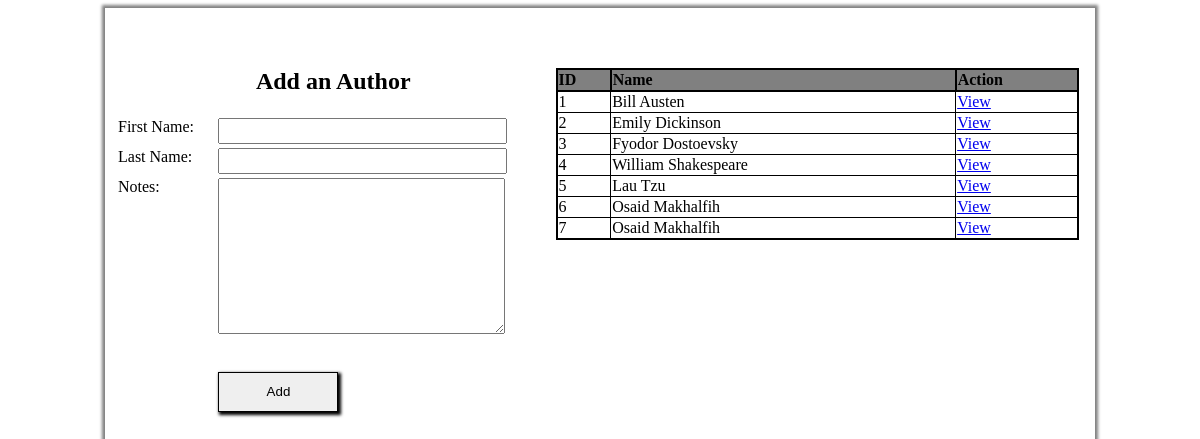
The app's page /authors with its own data.
### books_authors_app/models.py (models this page shows)
class Authors(models.Model):
    first_name = models.CharField(max_length = 255)
    last_name = models.CharField(max_length = 255)
    notes = models.TextField(null = True)
    books = models.ManyToManyField(Books, related_name="authors")
    created_at = models.DateTimeField(auto_now_add = True)
    updated_at = models.DateTimeField(auto_now= True)

### books_authors_app/views.py (the view)
# urls.py: path('authors', views.author),
def author(request):# displaying authors and adding an author
    context = {
        'all_authors': Authors.objects.all(),
        'all_books': Books.objects.all()
    }
    return render(request, 'authors.html',context)

### books_authors_app/templates/authors.html (shortened to what this page needs)
<!DOCTYPE html>
<html lang="en">
<head>
</head>
<body>
    <main>
        <section>
            <h2>Add an Author</h2>
            <form action="/addAuthors" method="POST">
                <table>
                    <tbody>
                        <tr>
                            <td><label for="first_name">First Name:</label></td>
                            <td><input type="text" name="first_name" id="first_name"></td>
                        </tr>
                        <tr>
                            <td><label for="last_name">Last Name:</label></td>
                            <td><input type="text" name="last_name" id="last_name"></td>
                        </tr>
                        <tr>
                            <td><label for="Notes">Notes:</label></td>
                            <td><textarea name="notes" id="text" cols="30" rows="10"></textarea></td>
                        </tr>
                        <tr>
                            <td></td>
                            <td><input type="submit" value="Add"></td>
                        </tr>
                    </tbody>
                </table>
            </form>
        </section>
        <aside>
                <table>
                    <thead>
                        <th>ID</th>
                        <th>Name</th>
                        <th>Action</th>
                    </thead>
                    <tbody>
                        {% for author in all_authors %}
                        <tr>
                            <td>{{author.id}}</td>
                            <td>{{author.first_name}} {{author.last_name}}</td>
                            <td>
                                <form method="POST" action="/view_authors">
                                    <a href="view_authors/{{author.id}}">View</a>
                                </form>
                            </td>
                        </tr>
                        {% endfor %}
                    </tbody>
                </table>
        </aside>
    </main>
</body>
</html>

### books_authors_app/templates/authors.html (style rules this page uses)
main { width: 970px; margin: 0 auto; display: block; box-shadow: 0px 0px 3px 3px grey; padding: 10px; }
aside { display: inline-block; margin: 50px auto; width: 54%; vertical-align: top; }
aside table { text-align: left; border: 2px solid black; border-collapse: collapse; width: 100%; }
aside table th { border: 2px solid black; background-color: grey; }
aside table td { border: 1px solid black; }
section { display: inline-block; margin: 50px auto; width:45%; vertical-align: top; }
section h2 { margin-block-start: 0; text-align: center; }
section table { min-width:100%; }
section table tr { vertical-align: top; }
input[type=submit] { margin-top: 30px; height:40px; width:120px; border: 1px solid black; box-shadow: 2px 2px 3px 1px black; }
input[type=text] { width:85%; height: 20px; }
textarea { width:85%; }

### records on screen
Authors: id "1", first_name "Bill", last_name "Austen"
Authors: id "2", first_name "Emily", last_name "Dickinson"
Authors: id "3", first_name "Fyodor", last_name "Dostoevsky"
Authors: id "4", first_name "William", last_name "Shakespeare"
Authors: id "5", first_name "Lau", last_name "Tzu"
Authors: id "6", first_name "Osaid", last_name "Makhalfih"
Authors: id "7", first_name "Osaid", last_name "Makhalfih"
